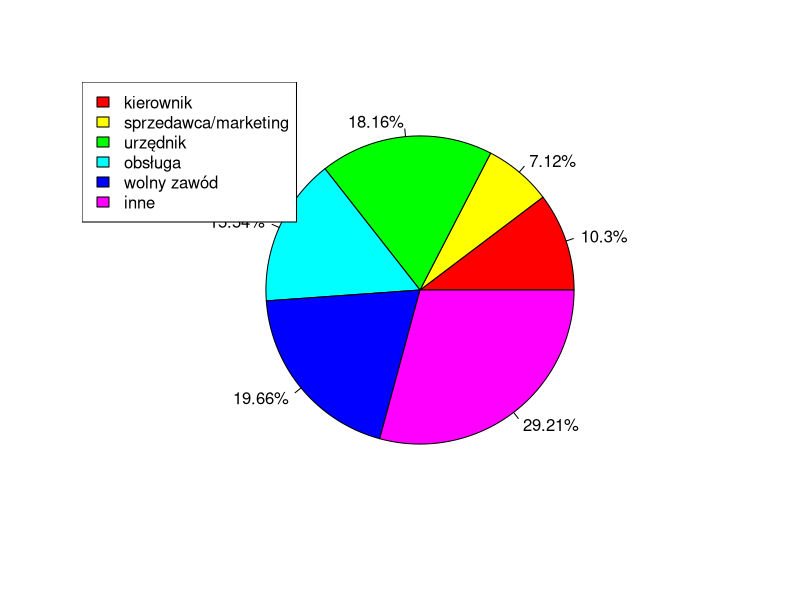
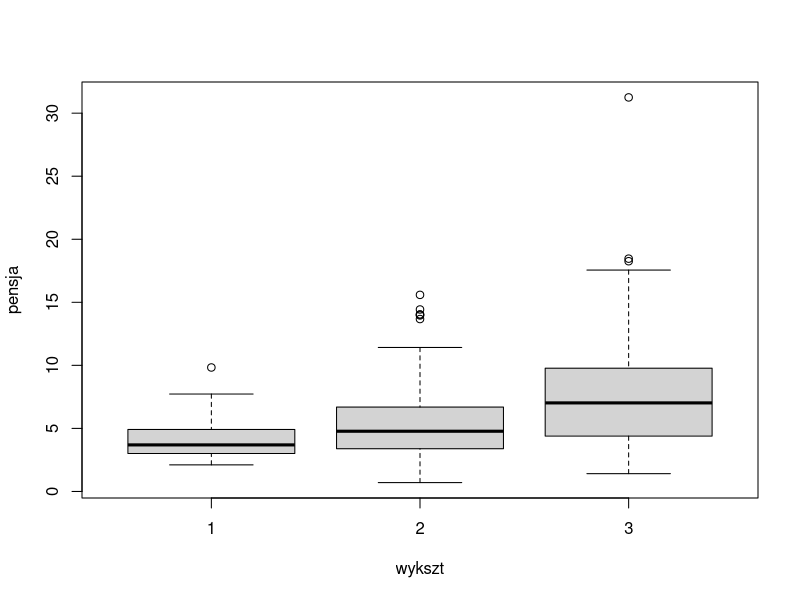
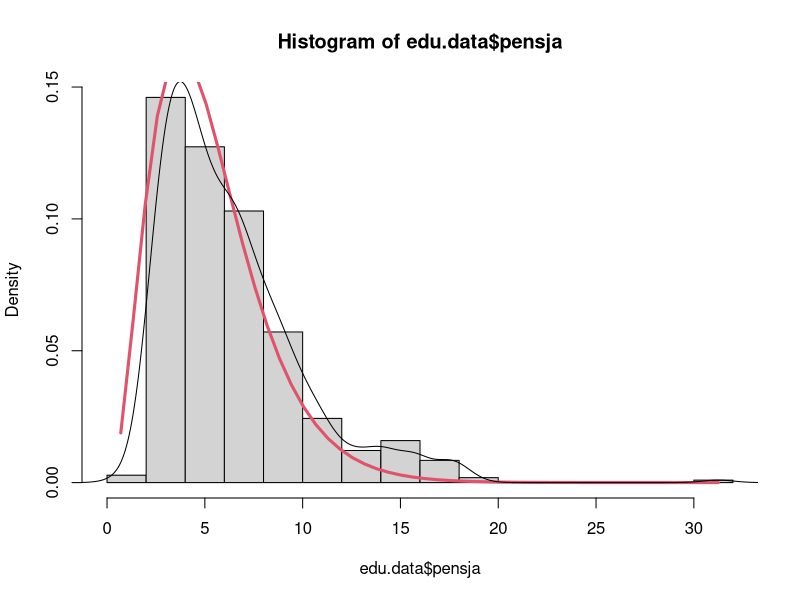
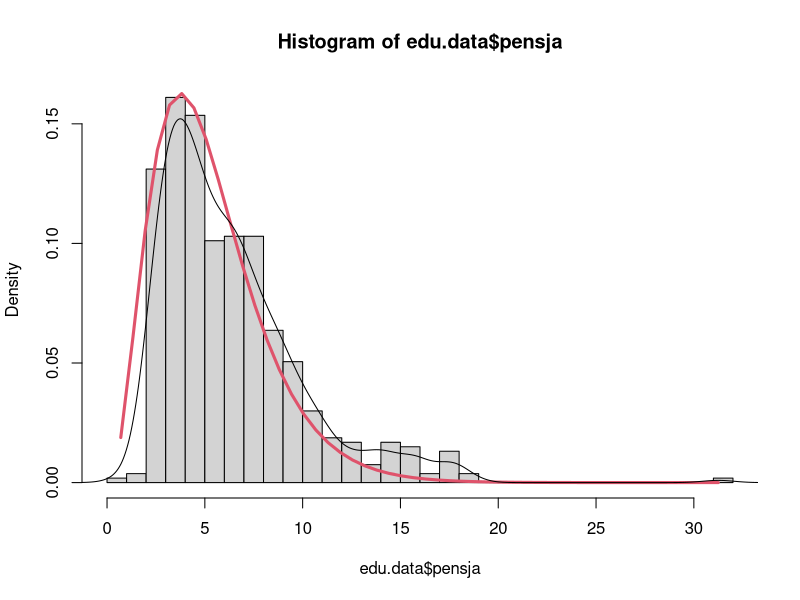

The R script that drew these images, in order:
library("xtable")

edu.data <- read.table("lab1_dane.txt", dec = ",", header = TRUE)

# problem 1

type.count <- table(edu.data$typ)
percentages <- paste0(round(100 * type.count / sum(type.count), 2), "%")
#dev.new(width = 10, height = 10)
jpeg("pie.jpeg")
pie(type.count, labels = percentages, col = rainbow(6), pin = c(50, 50))
legend("topleft", legend = c("kierownik", "sprzedawca/marketing", "urzędnik", "obsługa", "wolny zawód", "inne"), fill = rainbow(6))
dev.off()

# problem 2

edu.level <- function(e) {
	if (e <= 8) {
		return(1);
	} else if (e <= 12) {
		return(2);
	} else {
		return(3);
	}
}

dollars.to.pln = 3.99

pension <- function(dph) {
	return(dph * dollars.to.pln * 8 * 22 / 1000)
}

edu.data$wykszt <- sapply(edu.data$edu, edu.level)
edu.data$pensja <- sapply(edu.data$zarobki, pension)

xtable(head(edu.data))

# problem 3-4

pension.summary <- function(d) {
	pension <- data.frame(matrix(ncol = 9, nrow = 1))
	colnames(pension) <- c("mean", "median", "q1", "q3", "iqr", "var", "std", "min", "max")
	pension$mean <- mean(d$pensja)
	pension$median <- median(d$pensja)
	pension$q1 <- quantile(d$pensja, probs = 0.25)
	pension$q3 <- quantile(d$pensja, probs = 0.75)
	pension$iqr <- pension$q3 - pension$q1
	pension$var <- var(d$pensja)
	pension$std <- sqrt(pension$var)
	pension$min <- min(d$pensja)
	pension$max <- max(d$pensja)
	return(pension)
}

total.summary <- pension.summary(edu.data)
classes.summary <- rbind(pension.summary(edu.data[edu.data$wykszt == 1,]), pension.summary(edu.data[edu.data$wykszt == 2,]), pension.summary(edu.data[edu.data$wykszt == 3,]))
xtable(total.summary)
xtable(classes.summary)

jpeg("box.jpeg")
boxplot(pensja ~ wykszt, edu.data)
dev.off()

# problem 5

pts <- seq(total.summary$min, total.summary$max, length = 50)

gamma.dist <- dgamma(pts, shape = 3.5, scale = 1.5)

jpeg("dist.jpeg")
hist(edu.data$pensja, prob = TRUE)
lines(pts, gamma.dist, col = 2, lwd = 3)
lines(density(edu.data$pensja))
dev.off()

fd.classes <- ceiling((total.summary$max - total.summary$min) / (2 * total.summary$iqr / nrow(edu.data) ^ (1/3)))

jpeg("dist_fd.jpeg")
hist(edu.data$pensja, breaks = fd.classes, prob = TRUE)
lines(pts, gamma.dist, col = 2, lwd = 3)
lines(density(edu.data$pensja))
dev.off()

# problem 6

race.edu <- table(edu.data$rasa, edu.data$wykszt)
xtable(race.edu)
race.edu <- prop.table(race.edu, margin = 1)
xtable(race.edu)

help("boxplot")

